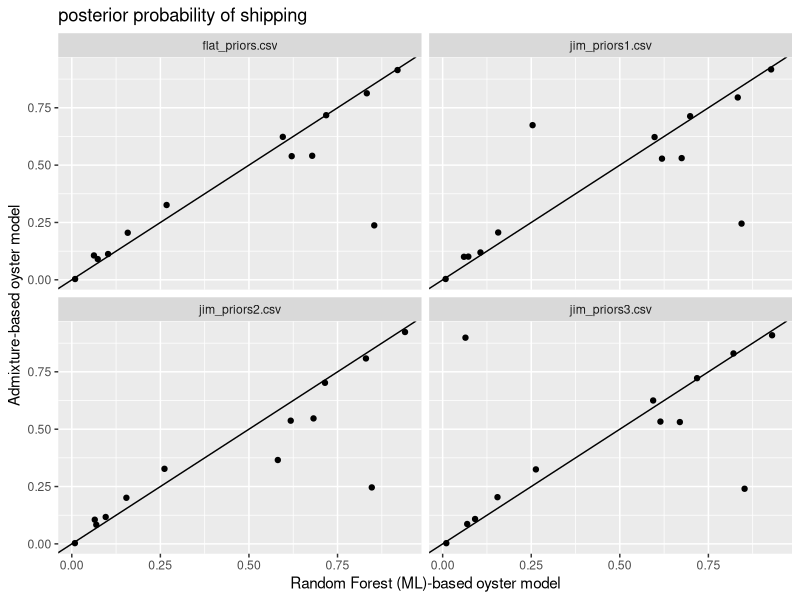

This figure's R source:
###  The idea is to get the RFCompAll files from the individual species data folders and then
###  parse it and compare the Bayes factors you get from Admix vs Shipping
###
###
library(tidyr)
library(dplyr)
library(ggplot2)

#cmd=paste0('find . -name "RFCompAllReps*" -print|grep priors')
#files=system(cmd,intern=TRUE)
#ret = do.call(rbind,lapply(files,function(fn) read.csv(fn)))
#write.table(file="RFCompAllReps.csv",sep=",",row.names=F,ret)

ret = read.csv("RFCompAllReps.csv")
ret$priorcat=basename(ret$priorfile)
ret$postship=ifelse(ret$chosen=="g2",
         ifelse(ret$comparison!="AdmixVML",1-ret$post,NA),
         ifelse(ret$comparison!="AdmixVML",ret$post,NA))
ret$postoyster=1-ret$postship
ret=ret[complete.cases(ret),]

##now there is a dataframe with all species and all comparisons, let's format for
##analysis

#head(ret)
wide = ret %>% filter(type=="untrans") %>%
    select(comparison,species,priorcat,priorShip,postship,postoyster) %>%
    pivot_wider(id_cols=c(species,priorcat),values_from=c(5:6),names_from=c(1))%>%
    mutate(dev=abs(postship_ShipVadmix-postship_ShipVML)) %>%
    arrange(priorcat,-dev)

head(data.frame(wide))

pdf("ML_versus_Admix_shipping_prob.pdf")
ggplot(wide,aes(x=postship_ShipVML,y=postship_ShipVadmix)) +
    geom_point() +
    geom_abline(slope=1)+facet_wrap(~priorcat)+
    xlab("Random Forest (ML)-based oyster model") +
    ylab("Admixture-based oyster model")+
    ggtitle("posterior probability of shipping")
dev.off()
